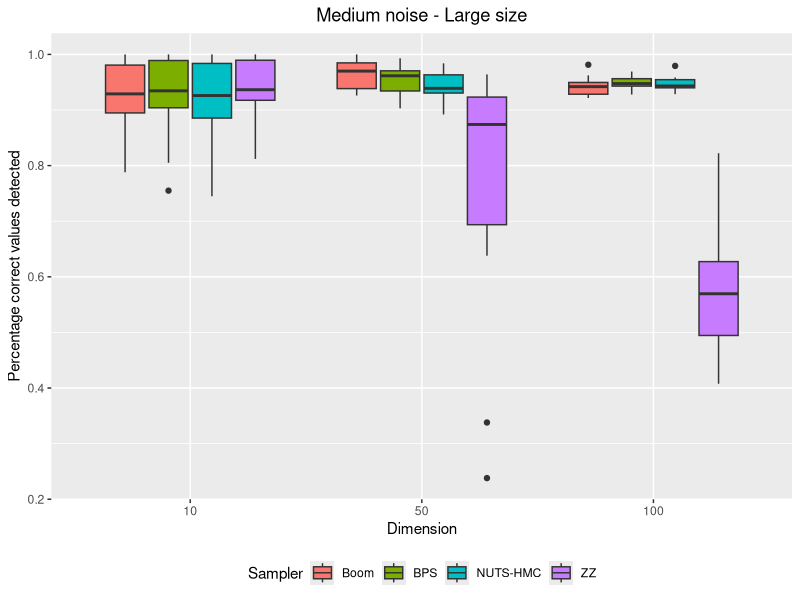

This figure's R source:
# plot by number of dimensions
library(ggplot2)

perCorrect_bk_d10_n1000_smed = read.csv("perCorrect_bk_d10_n1000_smed.csv")
perCorrect_zz_d10_n1000_smed = read.csv("perCorrect_zz_d10_n1000_smed.csv")
perCorrect_hmc_d10_n1000_smed = read.csv("perCorrect_hmc_d10_n1000_smed.csv")
perCorrect_bps_d10_n1000_smed = read.csv("perCorrect_bps_d10_n1000_smed.csv")
perCorrect_bk_d50_n1000_smed = read.csv("perCorrect_bk_d50_n1000_smed.csv")
perCorrect_zz_d50_n1000_smed = read.csv("perCorrect_zz_d50_n1000_smed.csv")
perCorrect_hmc_d50_n1000_smed = read.csv("perCorrect_hmc_d50_n1000_smed.csv")
perCorrect_bps_d50_n1000_smed = read.csv("perCorrect_bps_d50_n1000_smed.csv")
perCorrect_bk_d100_n10000_smed = read.csv("perCorrect_bk_d100_n10000_smed.csv")
perCorrect_zz_d100_n10000_smed = read.csv("perCorrect_zz_d100_n10000_smed.csv")
perCorrect_hmc_d100_n10000_smed = read.csv("perCorrect_hmc_d100_n10000_smed.csv")
perCorrect_bps_d100_n10000_smed = read.csv("perCorrect_bps_d100_n10000_smed.csv")

#dataframe creation 
perCorrect_d10 = c(perCorrect_bk_d10_n1000_smed$X0,perCorrect_bps_d10_n1000_smed$X0,perCorrect_zz_d10_n1000_smed$X0,perCorrect_hmc_d10_n1000_smed$X0)
perCorrect_d50 = c(perCorrect_bk_d50_n1000_smed$X0,perCorrect_bps_d50_n1000_smed$X0,perCorrect_zz_d50_n1000_smed$X0,perCorrect_hmc_d50_n1000_smed$X0)
perCorrect_d100 = c(perCorrect_bk_d100_n10000_smed$X0,perCorrect_bps_d100_n10000_smed$X0,perCorrect_zz_d100_n10000_smed$X0,perCorrect_hmc_d100_n10000_smed$X0)
perCorrect_val = c(perCorrect_d10, perCorrect_d50, perCorrect_d100)
perCorrect = c("10", "50", "100")
d_val = rep(perCorrect, each=40)
samplers = c("Boom", "BPS", "ZZ", "NUTS-HMC")
s_val = c(rep(samplers, each=10),rep(samplers, each=10),rep(samplers, each=10))

df = data.frame(d_val, perCorrect_val, s_val)

#plot 
png("perCorrect_by_dimension_nlar_smed.png", units="in", width=5, height=5, res=600)
ggplot(df, aes(x=factor(d_val, level=c("10", "50", "100")), y=perCorrect_val, fill=s_val)) + 
  geom_boxplot() + xlab("Dimension") + ylab("Percentage correct values detected") + ggtitle("Medium noise - Large size")+ labs(fill='Sampler') + theme(plot.title = element_text(hjust = 0.5), legend.position="bottom")
dev.off()
